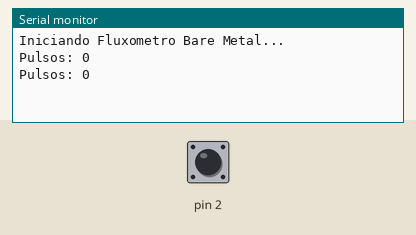
This sketch was run on a simulated Arduino Uno, built with avr-gcc and run on an emulated ATmega328P. On the bench: the last lines printed to the serial monitor. The inputs (shaded band) are chosen by the test bench; at power-on: pin 2 HIGH.

Above: at 5.0 s.
5.1 s: pin 2 pulled LOW for 0.15 s
6.7 s: pin 2 pulled LOW for 0.15 s
At 8.0 s:
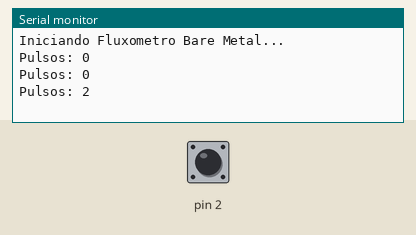
8.3 s: pin 2 pulled LOW for 1 s
At 10.5 s:
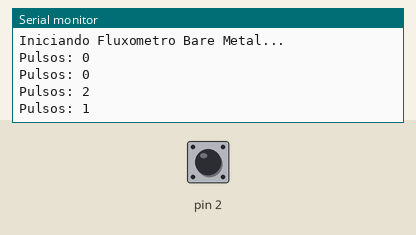
Timing chart, 0 to 12.0 s (numbered marks = the images above; inputs shaded):
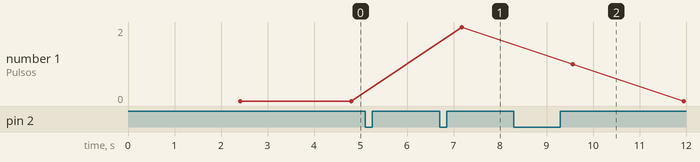

Measured:
- after the input at 6.7 s, the serial monitor: prints a new line after 0.48 s (image 1)
- after the input at 8.3 s, the serial monitor: prints a new line after 1.3 s (image 2)
- plotted number 1: 0 → 2 after the input at 6.7 s

The sketch:

SensorVazao.ino
```cpp
/* DEFINIÇÃO MANUAL DE REGISTRADORES (Extraído do Datasheet) */
#define REG8(x)  (*(volatile unsigned char *)(x))
#define REG16(x) (*(volatile unsigned int *)(x))

// Registradores de GPIO
#define MY_DDRD    REG8(0x2A)
#define MY_PORTD   REG8(0x2B)

// Registradores de Interrupção Externa
#define MY_EICRA   REG8(0x69)
#define MY_EIMSK   REG8(0x3D)
#define MY_SREG    REG8(0x5F) // Registrador de Status Global

// Registradores da UART (Serial)
#define MY_UCSR0A  REG8(0xC0)
#define MY_UCSR0B  REG8(0xC1)
#define MY_UCSR0C  REG8(0xC2)
#define MY_UBRR0   REG16(0xC4)
#define MY_UDR0    REG8(0xC6)

/* VARIÁVEL GLOBAL DE CONTAGEM */
volatile unsigned long pulseCount = 0;

/* FUNÇÕES MANUAIS */

// Inicializa Serial a 9600 baud (para clock de 16MHz)
void init_uart() {
    MY_UBRR0 = 103; // Cálculo: (16000000 / (16 * 9600)) - 1
    MY_UCSR0B = (1 << 3); // Ativa apenas Transmissão (TXEN0)
    MY_UCSR0C = (1 << 2) | (1 << 1); // 8 bits de dados, 1 stop bit
}

void uart_send_char(char c) {
    while (!(MY_UCSR0A & (1 << 5))); // Espera o buffer esvaziar (UDRE0)
    MY_UDR0 = c;
}

void uart_send_string(const char* s) {
    while (*s) uart_send_char(*s++);
}

// Converte número para string (Substituindo o sprintf)
void uart_send_int(unsigned long n) {
    char buf[11];
    int i = 10;
    buf[i--] = '\0';
    if (n == 0) buf[i--] = '0';
    while (n > 0 && i >= 0) {
        buf[i--] = (n % 10) + '0';
        n /= 10;
    }
    uart_send_string(&buf[i + 1]);
}

// Delay manual via loop (aproximado para 16MHz)
void manual_delay_ms(unsigned int ms) {
    for (unsigned int i = 0; i < ms; i++) {
        for (volatile unsigned int j = 0; j < 2000; j++);
    }
}

/* VETOR DE INTERRUPÇÃO */
// O endereço 0x02 é o vetor de interrupção para INT0 no ATmega328P
extern "C" void __vector_1 (void) __attribute__ ((signal, used, externally_visible));
void __vector_1 (void) {
    pulseCount++;
}

int main(void) {
    // 1. Configurar Serial
    init_uart();

    // 2. Configurar Pino 2 (PD2) como entrada com Pull-up
    MY_DDRD &= ~(1 << 2);
    MY_PORTD |= (1 << 2);

    // 3. Configurar INT0 para borda de subida (Rising Edge)
    MY_EICRA = (1 << 1) | (1 << 0); // ISC01=1, ISC00=1
    MY_EIMSK = (1 << 0);           // Ativa INT0

    // 4. Ativar Interrupções Globais (bit 7 do SREG)
    MY_SREG |= (1 << 7);

    uart_send_string("Iniciando Fluxometro Bare Metal...\r\n");

    while (1) {
        manual_delay_ms(1000);

        // Seção Crítica Manual
        MY_SREG &= ~(1 << 7); // cli() - Desativa interrupções
        unsigned long current = pulseCount;
        pulseCount = 0;
        MY_SREG |= (1 << 7);  // sei() - Reativa interrupções

        uart_send_string("Pulsos: ");
        uart_send_int(current);
        uart_send_string("\r\n");
    }

    return 0;
}
```
